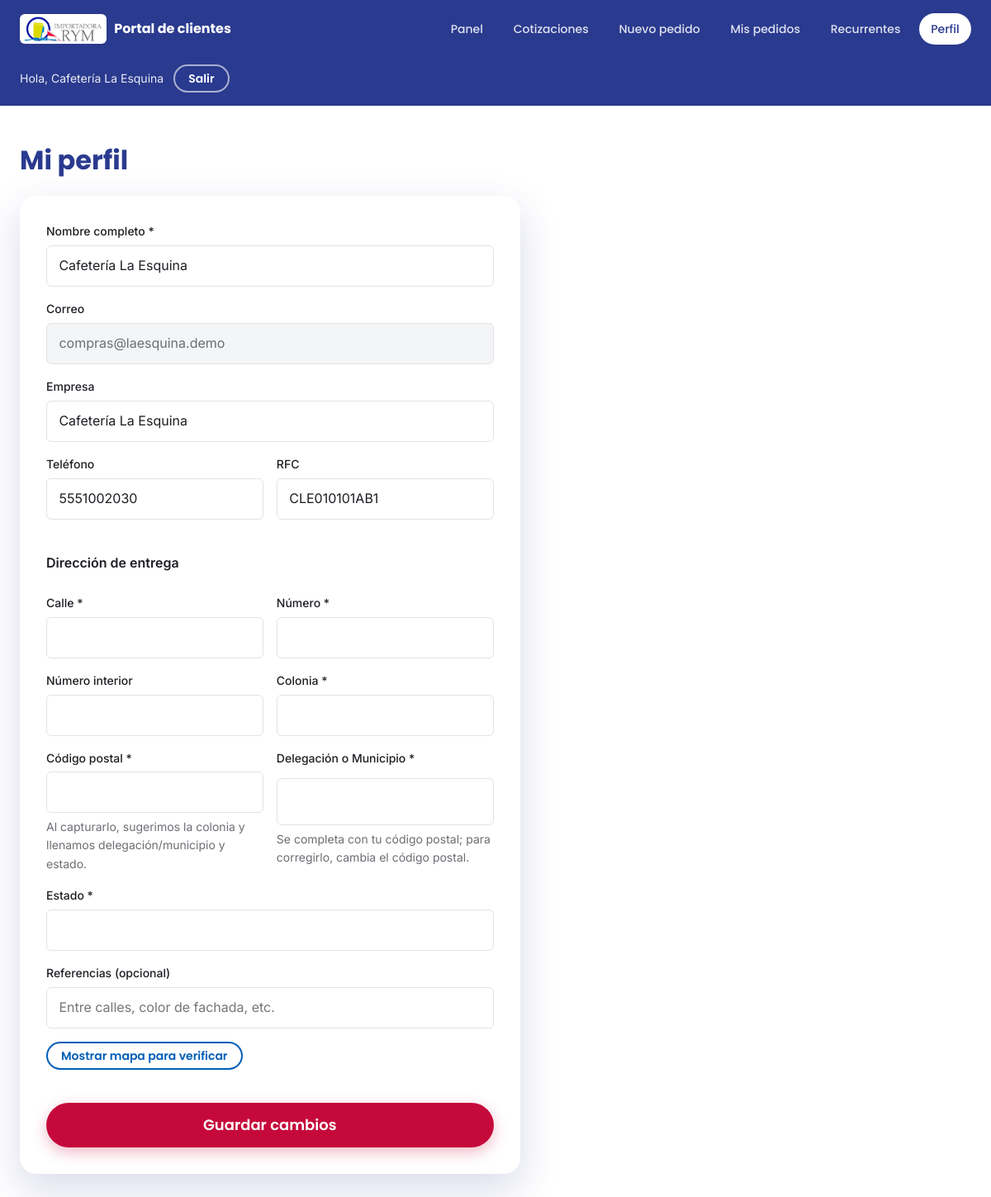
Screenshot of /portal/perfil (signed in) with the database file from the repository.
### tables this page shows
CREATE TABLE `usuarios` (
  `id` int(10) unsigned NOT NULL AUTO_INCREMENT,
  `nombre` varchar(120) NOT NULL,
  `email` varchar(191) NOT NULL,
  `password` varchar(255) NOT NULL,
  `rol_id` int(10) unsigned DEFAULT NULL,
  `empresa` varchar(150) DEFAULT NULL,
  `telefono` varchar(30) DEFAULT NULL,
  `rfc` varchar(20) DEFAULT NULL,
  `clave_sae` varchar(30) DEFAULT NULL,
  `clave_vendedor` varchar(20) DEFAULT NULL,
  `comision` decimal(5,2) DEFAULT NULL,
  `vendedor_id` int(10) unsigned DEFAULT NULL,
  `activo` tinyint(1) NOT NULL DEFAULT 1,
  `aprobado` tinyint(1) NOT NULL DEFAULT 0,
  `email_verificado_en` datetime DEFAULT NULL,
  `verificacion_token` varchar(64) DEFAULT NULL,
  `verificacion_expira_en` timestamp NULL DEFAULT NULL,
  `last_login_at` timestamp NULL DEFAULT NULL,
  `created_at` timestamp NOT NULL DEFAULT current_timestamp(),
  `updated_at` timestamp NOT NULL DEFAULT current_timestamp() ON UPDATE current_timestamp(),
  PRIMARY KEY (`id`),
  UNIQUE KEY `uq_usuarios_email` (`email`),
  KEY `idx_usuarios_rol_id` (`rol_id`),
  KEY `idx_usuarios_vendedor` (`vendedor_id`),
  CONSTRAINT `fk_usuarios_rol` FOREIGN KEY (`rol_id`) REFERENCES `roles` (`id`) ON DELETE SET NULL ON UPDATE CASCADE,
  CONSTRAINT `fk_usuarios_vendedor` FOREIGN KEY (`vendedor_id`) REFERENCES `usuarios` (`id`) ON DELETE SET NULL ON UPDATE CASCADE
);

### app/Core/Controller.php (called while the page is built, shortened)
<?php
abstract class Controller
{
    protected function view(string $view, array $data = [], ?string $layout = 'layouts/main'): void
    {
        View::render($view, $data, $layout);
    }
}

### app/Controllers/PortalBaseController.php (called while the page is built, shortened)
<?php
abstract class PortalBaseController extends Controller
{
    protected array $usuario;
    public function __construct()
    {
        $user = Auth::user();
        $this->usuario = $user;
    }
    protected function render(string $view, array $data = []): void
    {
        $data['usuario'] = $this->usuario;
        $data['active']  = $data['active'] ?? '';
        $this->view($view, $data, 'layouts/portal');
    }
}

### app/Controllers/PerfilController.php (called while the page is built, shortened)
<?php
class PerfilController extends PortalBaseController
{
    public function edit(): void
    {
        $this->render('portal/perfil', [
            'title'  => 'Mi perfil — Portal RYM',
            'active' => 'perfil',
        ]);
    }
}

### public/index.php (called while the page is built, shortened)
<?php
spl_autoload_register(function (string $class): void {
    $prefix = 'App\\';
    $relative = substr($class, strlen($prefix));
    $file = APP_PATH . '/' . str_replace('\\', '/', $relative) . '.php';
});
require APP_PATH . '/Helpers/functions.php';
$render500 = static function (\Throwable $e): void {
    error_log('[500] ' . $e->getMessage() . ' en ' . $e->getFile() . ':' . $e->getLine());
    if (headers_sent()) {
        return;
    }
    http_response_code(500);
    if (config('app.debug')) {
        header('Content-Type: text/plain; charset=UTF-8');
        echo "500 — " . $e->getMessage() . "\n\n" . $e->getFile() . ':' . $e->getLine()
            . "\n\n" . $e->getTraceAsString();
        return;
    }
    try {
        App\Core\View::render('errors/500', ['title' => 'Error interno', 'robots' => 'noindex']);
    } catch (\Throwable $inner) {
        header('Content-Type: text/plain; charset=UTF-8');
        echo 'Error interno del servidor. Intenta más tarde.';
    }
};
$router = new App\Core\Router();
$uri = parse_url($_SERVER['REQUEST_URI'] ?? '/', PHP_URL_PATH) ?? '/';
$uri = $uri === '' ? '/' : $uri;
try {
    $router->dispatch($_SERVER['REQUEST_METHOD'] ?? 'GET', $uri);
} catch (\Throwable $e) {
    $render500($e);
}

### app/Helpers/functions.php (called while the page is built, shortened)
<?php
if (!function_exists('config')) {
    function config(string $key, $default = null)
    {
        return Config::get($key, $default);
    }
}
if (!function_exists('base_url')) {
    function base_url(string $path = ''): string
    {
        $base = defined('BASE_PATH') ? BASE_PATH : '';
        return $base . '/' . ltrim($path, '/');
    }
}
if (!function_exists('url')) {
    function url(string $path = ''): string
    {
        return base_url($path);
    }
}
if (!function_exists('asset')) {
    function asset(string $path): string
    {
        static $versiones = [];
        if (!array_key_exists($path, $versiones)) {
            $abs = (defined('PUBLIC_PATH') ? PUBLIC_PATH : '') . '/' . ltrim($path, '/');
            $mt  = @filemtime($abs);
            $versiones[$path] = $mt !== false ? (string) $mt : null;
        }
        $url = base_url($path);
        if ($versiones[$path] === null) {
            return $url;
        }
        return $url . (str_contains($url, '?') ? '&' : '?') . 'v=' . $versiones[$path];
    }
}
if (!function_exists('css_bundle')) {
    function css_bundle(string $nombre): string
    {
        return \App\Core\Assets::css($nombre);
    }
}
if (!function_exists('e')) {
    function e($value): string
    {
        return htmlspecialchars((string) $value, ENT_QUOTES, 'UTF-8');
    }
}
if (!function_exists('direccion_texto')) {
    function direccion_texto(array $u): ?string
    {
        $calle = trim((string) ($u['calle'] ?? ''));
        if ($calle === '') {
            return null;
        }
        $partes = [trim($calle . ' ' . trim((string) ($u['numero_ext'] ?? '')))];
        return implode(', ', $partes);
    }
}
if (!function_exists('direccion_maps_url')) {
    function direccion_maps_url(array $u): ?string
    {
        $texto = direccion_texto($u);
        return $texto !== null
            ? 'https://www.google.com/maps?q=' . rawurlencode($texto) . '&z=16&output=embed'
            : null;
    }
}

### app/Core/Model.php (called while the page is built, shortened)
<?php
abstract class Model
{
    public function __construct()
    {
        $this->db = Database::connection();
    }
}

### app/Core/Config.php (called while the page is built, shortened)
<?php
class Config
{
    protected static array $items = [];
    public static function load(string $dir): void
    {
        foreach (glob($dir . '/*.php') as $file) {
            $name = basename($file, '.php');
            static::$items[$name] = require $file;
        }
    }
    public static function get(string $key, $default = null)
    {
        $value = static::$items;
        foreach (explode('.', $key) as $segment) {
            if (is_array($value) && array_key_exists($segment, $value)) {
                $value = $value[$segment];
            } else {
                return $default;
            }
        }
        return $value;
    }
}

### app/Core/Database.php (called while the page is built, shortened)
<?php
class Database
{
    protected static ?PDO $pdo = null;
    public static function connection(): PDO
    {
        if (static::$pdo instanceof PDO) {
            return static::$pdo;
        }
        $c = Config::get('database');
        $dsn = sprintf(
            '%s:host=%s;port=%s;dbname=%s;charset=%s',
            $c['driver'],
            $c['host'],
            $c['port'],
            $c['database'],
            $c['charset']
        );
        try {
            static::$pdo = new PDO($dsn, $c['username'], $c['password'], $c['options']);
        } catch (PDOException $e) {
            if (Config::get('app.debug')) {
                throw $e;
            }
            error_log('DB connection error: ' . $e->getMessage());
            http_response_code(500);
            exit('Error de conexión con la base de datos.');
        }
        return static::$pdo;
    }
}

### app/Models/Usuario.php (called while the page is built, shortened)
<?php
class Usuario extends Model
{
    public function autenticado(int $id): ?array
    {
        $st = $this->db->prepare(
            "SELECT u.*, r.slug AS rol_slug, r.nombre AS rol_nombre
               FROM usuarios u
               LEFT JOIN roles r ON r.id = u.rol_id
              WHERE u.id = ?"
        );
        $st->execute([$id]);
        return $st->fetch() ?: null;
    }
}

### app/Core/Auth.php (called while the page is built, shortened)
<?php
class Auth
{
    private static ?array $cache = null;
    public static function user(): ?array
    {
        if (self::$cache === null) {
            $row = (new Usuario())->autenticado((int) $_SESSION['user_id']) ?: null;
            if ($row !== null) {
                unset($row['password']);
            }
            self::$cache = $row;
        }
        return self::$cache;
    }
}

### app/Views/portal/perfil.php (the view, shortened to what this page needs)
<h1 class="portal-title">Mi perfil</h1>
<div class="measure">
    <form class="form" method="post" action="<?= url('/portal/perfil') ?>" novalidate data-cp-form>
        <div class="field">
            <label for="nombre">Nombre completo *</label>
            <input type="text" id="nombre" name="nombre" value="<?= e($usuario['nombre']) ?>" required>
        </div>
        <div class="field">
            <label for="email">Correo</label>
            <input type="email" id="email" value="<?= e($usuario['email']) ?>" readonly>
        </div>
        <div class="field">
            <label for="empresa">Empresa</label>
            <input type="text" id="empresa" name="empresa" value="<?= e($usuario['empresa'] ?? '') ?>">
        </div>
        <div class="form__row">
            <div class="field">
                <label for="telefono">Teléfono</label>
                <input type="tel" id="telefono" name="telefono" value="<?= e($usuario['telefono'] ?? '') ?>">
            </div>
            <div class="field">
                <label for="rfc">RFC</label>
                <input type="text" id="rfc" name="rfc" value="<?= e($usuario['rfc'] ?? '') ?>">
            </div>
        </div>
        <p class="fw-semibold mt-6 mb-2">Dirección de entrega</p>
        <div class="form__row">
            <div class="field">
                <label for="calle">Calle *</label>
                <input type="text" id="calle" name="calle" value="<?= e($usuario['calle'] ?? '') ?>" required>
            </div>
            <div class="field">
                <label for="numero_ext">Número *</label>
                <input type="text" id="numero_ext" name="numero_ext" value="<?= e($usuario['numero_ext'] ?? '') ?>" required>
            </div>
        </div>
        <div class="form__row">
            <div class="field">
                <label for="numero_int">Número interior</label>
                <input type="text" id="numero_int" name="numero_int" value="<?= e($usuario['numero_int'] ?? '') ?>">
            </div>
            <div class="field colonia-picker" data-colonia-picker>
                <label for="colonia">Colonia *</label>
                <input type="text" id="colonia" name="colonia" value="<?= e($usuario['colonia'] ?? '') ?>" autocomplete="off" required>
            </div>
        </div>
        <div class="form__row">
            <div class="field">
                <label for="codigo_postal">Código postal *</label>
                <input type="text" id="codigo_postal" name="codigo_postal" value="<?= e($usuario['codigo_postal'] ?? '') ?>" inputmode="numeric" pattern="\d{5}" maxlength="5" required>
                <p class="text-muted fs-sm">Al capturarlo, sugerimos la colonia y llenamos delegación/municipio y estado.</p>
            </div>
            <div class="field">
                <label for="delegacion_municipio">Delegación o Municipio *</label>
                <input type="text" id="delegacion_municipio" name="delegacion_municipio" value="<?= e($usuario['delegacion_municipio'] ?? '') ?>" required>
                <p class="text-muted fs-sm">Se completa con tu código postal; para corregirlo, cambia el código postal.</p>
            </div>
        </div>
        <div class="field">
            <label for="estado_direccion">Estado *</label>
            <input type="text" id="estado_direccion" name="estado_direccion" value="<?= e($usuario['estado_direccion'] ?? '') ?>" required>
        </div>
        <div class="field">
            <label for="referencias">Referencias (opcional)</label>
            <input type="text" id="referencias" name="referencias" value="<?= e($usuario['referencias'] ?? '') ?>" placeholder="Entre calles, color de fachada, etc.">
        </div>
        <div class="mb-6" data-mapa-preview>
            <button type="button" class="btn btn--outline btn--sm" data-mapa-btn>Mostrar mapa para verificar</button>
        </div>
        <button type="submit" class="btn btn--accent btn--lg">Guardar cambios</button>
    </form>
    <?php $mapaUrl = direccion_maps_url($usuario); ?>
</div>

### app/Core/Router.php (shortened to what this page needs)
<?php
class Router
{
    protected array $routes = [];
    protected function add(string $method, string $path, $action): void
    {
        $path = '/' . trim($path, '/');
        $this->routes[$method][$path] = $action;
    }
    public function dispatch(string $method, string $uri)
    {
        $uri    = '/' . trim($uri, '/');
        $method = strtoupper($method);
        foreach ($this->routes[$method] ?? [] as $route => $action) {
            $pattern = preg_replace('#\{[a-zA-Z_][a-zA-Z0-9_]*\}#', '([^/]+)', $route);
            $pattern = '#^' . $pattern . '$#';
            if (preg_match($pattern, $uri, $matches)) {
                array_shift($matches);
                $matches = array_map('rawurldecode', $matches);
                return $this->callAction($action, $matches);
            }
        }
        return $this->notFound();
    }
    protected function callAction($action, array $params)
    {
        if (is_array($action)) {
            [$class, $method] = $action;
            return call_user_func_array([new $class(), $method], $params);
        }
        throw new \InvalidArgumentException('Acción de ruta no válida.');
    }
}

### app/Views/layouts/portal.php (shortened to what this page needs)
<?php
$active  = $active ?? '';
$usuario = $usuario ?? [];
?>
<!DOCTYPE html>
<html lang="es" data-base="<?= e(base_url('/')) ?>">
<head>
    <?= css_bundle('portal') ?>
</head>
<body>
    <header class="portal-header">
        <div class="container portal-header__inner">
            <a class="portal-brand" href="<?= url('/portal') ?>">
                <img src="<?= asset('assets/img/logos/importadorarym.jpg') ?>" alt="Importadora RYM" width="284" height="92">
                Portal de clientes
            </a>
            <nav class="portal-nav" id="portalNav" aria-label="Navegación del portal">
                <a class="portal-nav__link <?= $active === 'inicio' ? 'is-active' : '' ?>" href="<?= url('/portal') ?>">Panel</a>
                <a class="portal-nav__link <?= $active === 'cotizar' ? 'is-active' : '' ?>" href="<?= url('/portal/cotizaciones') ?>">Cotizaciones</a>
                <?php if ((int) ($usuario['aprobado'] ?? 0) === 1): ?>
                    <a class="portal-nav__link <?= $active === 'nuevo' ? 'is-active' : '' ?>" href="<?= url('/portal/pedidos/nuevo') ?>">Nuevo pedido</a>
                    <a class="portal-nav__link <?= $active === 'pedidos' ? 'is-active' : '' ?>" href="<?= url('/portal/pedidos') ?>">Mis pedidos</a>
                    <a class="portal-nav__link <?= $active === 'recurrentes' ? 'is-active' : '' ?>" href="<?= url('/portal/recurrentes') ?>">Recurrentes</a>
                <?php endif; ?>
                <a class="portal-nav__link <?= $active === 'perfil' ? 'is-active' : '' ?>" href="<?= url('/portal/perfil') ?>">Perfil</a>
            </nav>
            <div class="portal-header__actions">
                <div class="portal-user">
                    <span class="portal-user__name">Hola, <?= e($usuario['nombre'] ?? '') ?></span>
                    <form method="post" action="<?= url('/portal/logout') ?>">
                        <button type="submit" class="btn btn--ghost btn--sm">Salir</button>
                    </form>
                </div>
            </div>
        </div>
    </header>
    <main class="portal-main">
        <div class="container">
            <?= $content ?? '' ?>
        </div>
    </main>
</body>
</html>

### rows the page displays
usuarios: nombre "Cafetería La Esquina", email "compras@laesquina.demo", empresa "Cafetería La Esquina", telefono "5551002030", rfc "CLE010101AB1"
